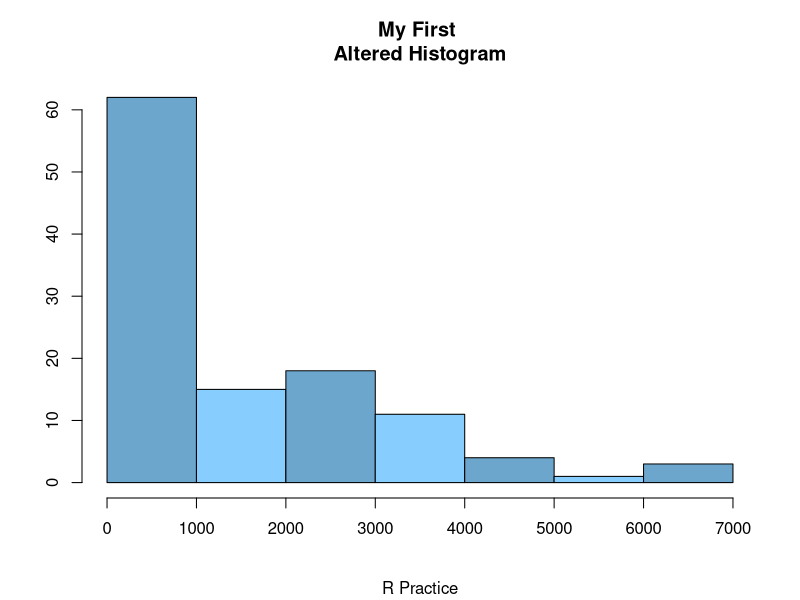

This chart was generated by the following R code: (Note: this script raises an error after producing the figure.)
# Exercises provided by r-tutorials.com/r-exercises-for-beginners

# lynx dataset is a time series with the number of annual lynx trappings in Canada from 1821-1934
# iris dataset is from Ronald Fisher's 1936 which contains three plant species and four feature measured for each sample

## Question 1: 
  # Get the length of the "lynx" dataset
  # Create a vector of ordered "lynx" index numbers(hint: order, increasing)
  # Get 2 vectors(index position and absolute values) with all "lynx" observations smaller than 500 (hint: which, subset)
length(lynx)
order(lynx)
which(lynx < 500)
subset(lynx, lynx < 500)

## Question 2:
  # Get a Histogram of the "lynx" dataset
  # Adjust the bin size to 7 bins
  # Remove the labels and change the bins to alternating colors
  # Add a subtitle and divide the main title
hist(lynx, col = c('skyblue3', 'skyblue1'), breaks = 7,
     sub = "R Practice", xlab ="", ylab = "",
     main = "My First \nAltered Histogram")

## Question 3:
  # Extract Sepal.Length from the "iris" dataset and call the resulting vector mysepal
  # Get the summation, mean, median, max and min of mysepal
  # Get the summary of mysepal and compare with the results with the above task
mysepal = iris$Sepal.Length
sum(mysepal); mean(mysepal); median(mysepal); max(mysepal)
summary(mysepal)

## Question 4:
  # Install and load library "dplyr"
  # Call help for function arrange of "dplyr"
  # Deinstall "dplyr"
install.packages("dplyr")
library(dplyr)
?arrange
remove.packages("dplyr")

## Question 5:
  # Data for this exercise: x = c(3,6,9)
  # Repeat x 4 times, but there should be an extra 1 at the end and beginning
  # Call the vector of 5a myvec and extract the 5th value (hint: dplyr, nth)
myvec = c(1, rep(x, times=4), 1)
library(dplyr)
nth(myvec, 5)
